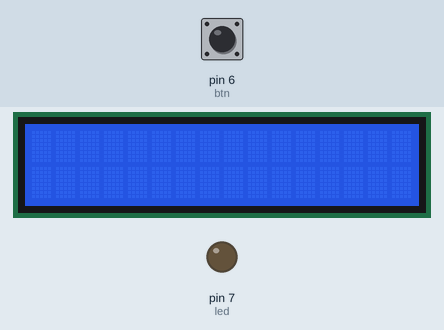
A sketch run on a simulated Arduino Uno, built with avr-gcc and run on an emulated ATmega328P. Shown: 16×2 character LCD, output pins drawn as LEDs (lit = HIGH). The test bench sets the inputs (shaded band); at power-on: pin 6 (btn) HIGH.

Above: at 1.2 s.
1.3 s: pin 6 (btn) pulled LOW for 0.25 s
At 2.7 s:
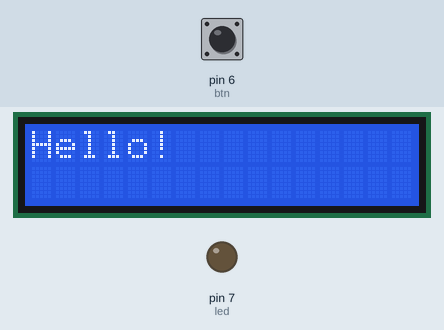
3.1 s: pin 6 (btn) pulled LOW for 1 s
At 4.2 s:
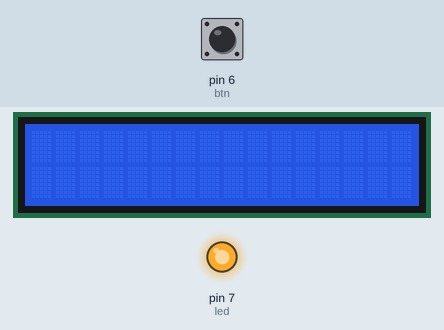
5.6 s: pin 6 (btn) pulled LOW for 3.2 s
At 7.2 s:
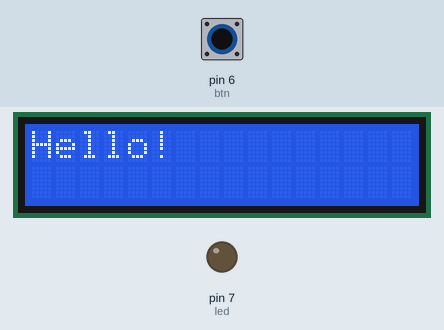
Timing chart, 0 to 8.7 s (numbered marks = the images above; inputs shaded):
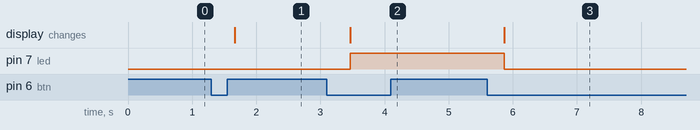

Measured:
- after the input at 1.3 s, the display: changes after 0.36 s (image 1)
- after the input at 3.1 s, pin 7 (led): LOW → HIGH after 0.37 s; the display: changes after 0.37 s (image 2)
- after the input at 5.6 s, pin 7 (led): HIGH → LOW after 0.27 s; the display: changes after 0.27 s (image 3)

The sketch:

code_bt5.ino
```cpp
#include<LiquidCrystal.h>
LiquidCrystal lcd(12, 11, 5, 4, 3, 2);

int btn = 6;
int led = 7;
int lassBtn = LOW;
int currentBtn = LOW;
int lcdState = 0;

void setup() {
  // put your setup code here, to run once:
  pinMode(led, OUTPUT);
  pinMode(btn, INPUT_PULLUP);
  lcd.begin(16, 2);
}

void loop() {
  // put your main code here, to run repeatedly:
  currentBtn = digitalRead(btn);

  delay(200);
  if (lassBtn == HIGH && currentBtn == LOW) {
    lcdState = !lcdState;

    if(lcdState == 1) {
      lcd.print("Hello!");
      digitalWrite(led, LOW);
    } else {
      lcd.clear();
      digitalWrite(led, HIGH);;
    }
  }
  lassBtn = currentBtn;
}
```
